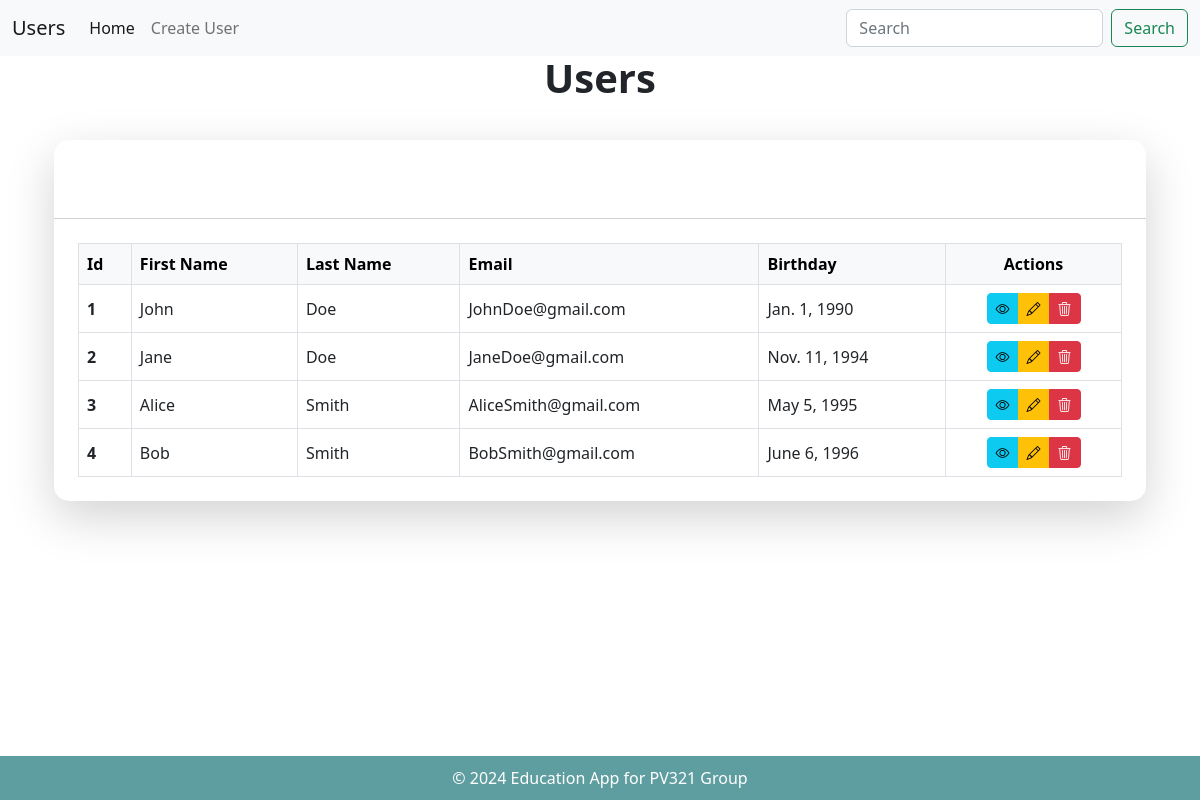
Page /users/list/ on the earlier database version.
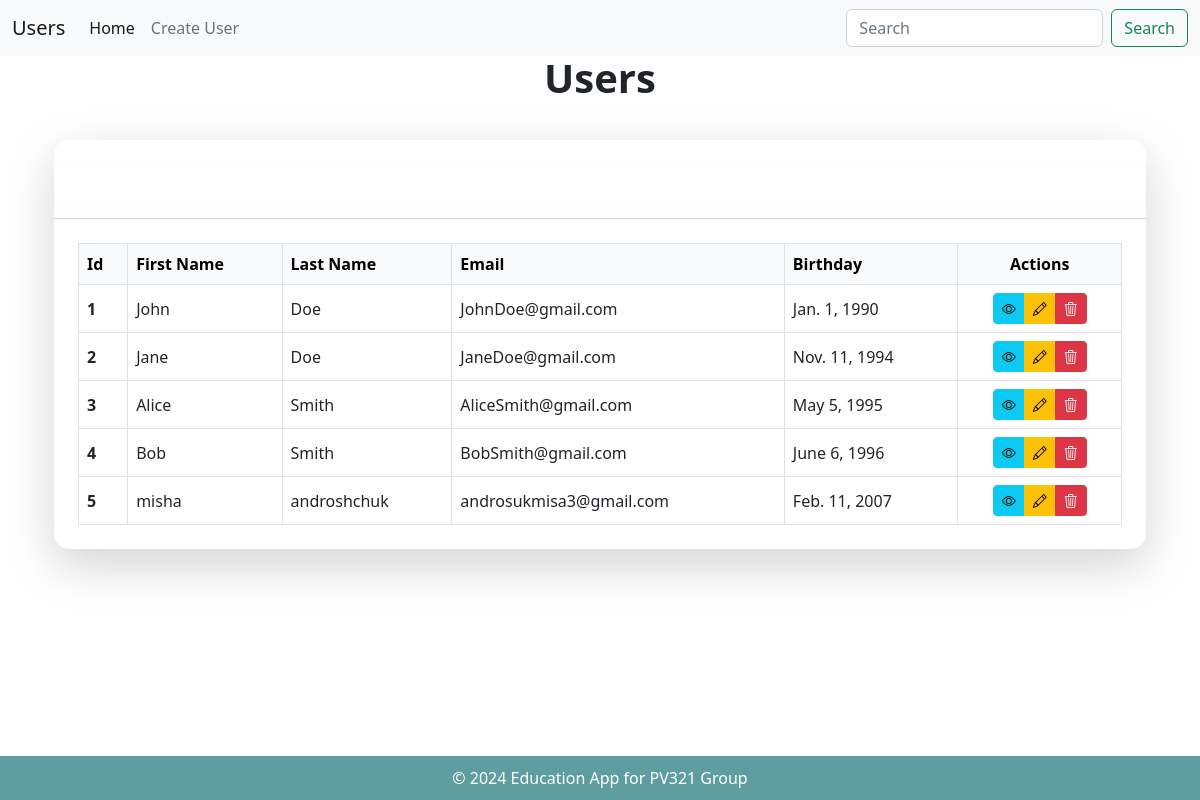
Same page on the later database version.
### users/models.py (models this page shows)
class User(models.Model):
    first_name = models.CharField(max_length=30)
    last_name = models.CharField(max_length=30)
    email = models.EmailField()
    birthday = models.DateField()

### users/views.py (the view)
# urls.py: path('', views.list, name='films_list'),
def list(request):
    users = User.objects.all()
    return render(request, "list.html", {"users": users})

### users/templates/list.html (shortened to what this page needs)
{% extends "_layout.html" %}
{% block header %}
<div class="d-flex justify-content-center align-items-center" style="height: 20px;">
    <h1 style="font-size: 2.5rem; font-weight: bold; text-align: center;">Users</h1>
</div>
{% endblock %}
{% block content %}
<div class="container mt-5">
    <div class="card shadow-lg border-0">
        <div class="card-header bg-gradient text-white text-center"
            style="background: linear-gradient(135deg, #6a11cb, #2575fc);">
            <h2 class="mb-0">User List</h2>
        </div>
        <div class="card-body p-4">
            <table class="table table-hover table-bordered align-middle">
                <thead class="table-light">
                    <tr>
                        <th scope="col">Id </th>
                        <th scope="col">First Name</th>
                        <th scope="col">Last Name</th>
                        <th scope="col">Email</th>
                        <th scope="col">Birthday</th>
                        <th scope="col" class="text-center">Actions</th>
                    </tr>
                </thead>
                <tbody>
                    {% for user in users %}
                    <tr>
                        <th scope="row">{{ user.id }}</th>
                        <td>{{ user.first_name }}</td>
                        <td>{{ user.last_name }}</td>
                        <td>{{ user.email }}</td>
                        <td>{{ user.birthday }}</td>
                        <td class="text-center">
                            <div class="btn-group" role="group">
                                <a href="{% url 'details' user.id %}" class="btn btn-info btn-sm" title="View User">
                                    <i class="bi bi-eye"></i>
                                </a>
                                <a href="{% url 'edit' user.id %}" class="btn btn-warning btn-sm" title="Edit User">
                                    <i class="bi bi-pencil"></i>
                                </a>
                                <button type="button" class="btn btn-danger btn-sm" data-bs-toggle="modal" data-bs-target="#deleteModal{{ user.id }}" title="Delete User">
                                    <i class="bi bi-trash3"></i>
                                </button>
                            </div>
                        </td>
                    </tr>
                    {% endfor %}
                </tbody>
            </table>
        </div>
    </div>
</div>
<link href="https://cdn.jsdelivr.net/npm/bootstrap-icons/font/bootstrap-icons.css" rel="stylesheet">
{% endblock %}

Differences in the rows shown:
added User: id "5", first_name "misha", last_name "androshchuk", email "androsukmisa3@gmail.com", birthday "Feb. 11, 2007"
